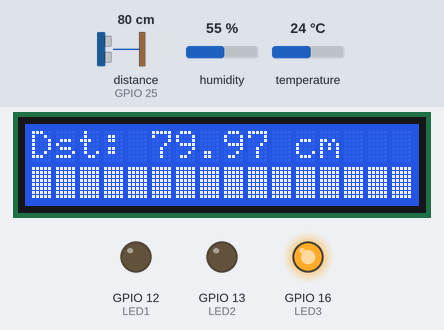
The program below on a simulated Raspberry Pi (BCM pin numbers). On the bench: 16×2 character LCD, output pins drawn as LEDs (lit = HIGH). Inputs (shaded band) come from the test bench; at power-on: distance to the obstacle (sensor on GPIO 25) 80 cm, humidity 55 %, temperature 24 °C. The echo pulse lasts 58.3 µs per cm; threads take turns every 2 ms; the clock reads 2024-03-15 10:24:30 at power-on unless the program sets it; pins used as bus, display or sensor lines are not drawn.

Above: at 3.5 s.
3.6 s: distance to the obstacle (sensor on GPIO 25) set to 2 cm
At 5.2 s:
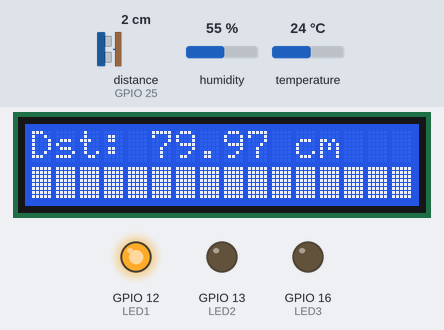
At 7.3 s:
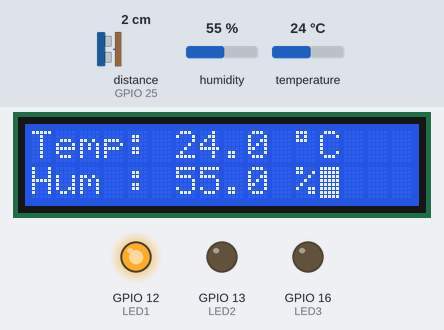
8.0 s: distance to the obstacle (sensor on GPIO 25) set to 4 cm
At 12.1 s:
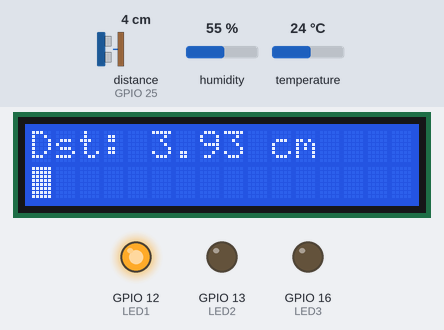
Timing chart, 0 to 13.6 s (numbered marks = the images above; inputs shaded):
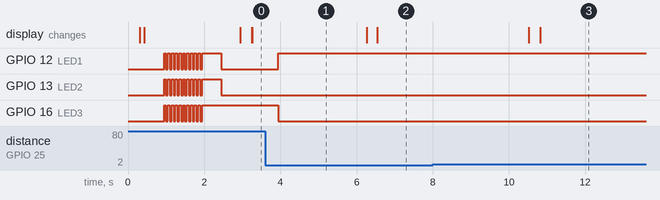

Measured:
- after the input at 3.6 s, GPIO 12 (LED1): LOW → HIGH after 0.35 s; GPIO 16 (LED3): HIGH → LOW after 0.35 s
- after the input at 8.0 s, the display: first differs from a run without the input after 2.8 s (image 3 shows a later state)
- by itself, GPIO 16 (LED3): alternates HIGH for 0.05 s and LOW for 0.05 s, 20 changes in all, then stays HIGH

The program:

4_Temp+Distancia+leds+LCD_amb_barra_v4.py
```python
#############################################################################
# 4_Temp+Distancia+leds+LCD_amb_barra_v4
# modificat:
#	02/10/26 : creació
#   02/10/26 : Per evitar que si el sensor no respon es quedi bloquejat esperant resposta es modifica el codi
#               que envia i rep el puls
#	            Afegim leds segons distancia.
#   05/10/26 : Per verificar que durant una no detecció no es quedi en blocle aturat , en cas que no detecti res o estigui sempre detectant, els led faran pampallugues
#              per això poso un parametre a la funció test_leds que indica quantes panpallugues i frequencia
#               Tampe s'introdueix la funció echo_timeout(estat) per evitar duplicitat de codi en esperes de recpció del pols
#   06/10/26 : Afegim les funcions del LCD per mostrar per pantalla el missatge de distancia.
#   07/10/26 : Integrat tot amb threats. Modificacions de depuració
#   08/10/26 : Afegim un sensor de temperatura. Ara el LCD mostrara la temperatura i l'humitat
#   09/10/26 : Mostra temperatura a linia u i humitat a linia dos
#   11/10/26 : Eliminació de ALFABET i reemplaç per funció que obte el ordinal del ASCII permutant els 4 bis superiors pels inferiors
#   12/10/26 : Afegeixo caracters especials per representar un valor amb una barra horitzontal
#############################################################################

import RPi.GPIO as GPIO
import time
import threading
import Adafruit_DHT

# Definicio de PINS
LED1 = 12
LED2 = 13
LED3 = 16
# del Sensor de distancia
TRIG = 17
ECHO = 25
# Els del LCD
RS = 4
E = 18
D4 = 27
D5 = 22
D6 = 23
D7 = 24
#els de Sensor temperatura DHT11
SENSOR_TEMP = 6
MODEL_DHT = Adafruit_DHT.DHT11

# Configuració dels PINS
GPIO.setmode(GPIO.BCM)
#     dels LEDS i Sensor distància
GPIO.setup([TRIG, LED1, LED2, LED3], GPIO.OUT)
GPIO.setup(ECHO, GPIO.IN)
#     del LCD
GPIO.setwarnings(False)
GPIO.setup([RS,E,D4,D5,D6,D7],GPIO.OUT)
GPIO.output([RS,E,D4,D5,D6,D7], 0)

#definició de temps
durada_puls = 0.00010     # 10 micro segons, funciona amb molts retorns perduts
                          # ho canvio a 50 i va molt millor
durada_timeout_retorn = 0.03      #temp que si se supera es que no es reb el echo

# Variables Globals
# Variable compartida pels dos fils
distancia = -1 #incicialment infinit ( segons el meu codi)
DHT_humitat = 0.0
DHT_temp = 0.0

# Senyal compartit per indicar als fils que han de parar
aturar = threading.Event()


########################################################
#  Funcions per LCD
# Variables per LCD
LCD_PAUSA = 0.001 #LCD_PAUSA = 0.02

###Modificada de l'original que era un array de valors fitxes
#ordre dels bits per aquest LCD: b4,b5,b6,b7,b0,b1,b2,b3
def LCD_alfabet(cQuin_caracter):
    iTemp = ord(cQuin_caracter) #el numero ASCII amb 8 bits, en principi
    cResult = ((iTemp >> 4) & 1, (iTemp >> 5) & 1, (iTemp >> 6) & 1, (iTemp >> 7) & 1, iTemp & 1, (iTemp >> 1) & 1, (iTemp >> 2) & 1, (iTemp >> 3) & 1 )
    return cResult

# Caracters personalitzats per a la barra: codis 0..4 = 1..5 pixel/columna.
CARACTERS_BARRA = (
    (0b00010000, 0b00010000, 0b00010000, 0b00010000,
     0b00010000, 0b00010000, 0b00010000, 0b00010000),  # 1 pixel/columna

    (0b00011000, 0b00011000, 0b00011000, 0b00011000,
     0b00011000, 0b00011000, 0b00011000, 0b00011000),  # 2 pixel/columna

    (0b00011100, 0b00011100, 0b00011100, 0b00011100,
     0b00011100, 0b00011100, 0b00011100, 0b00011100),  # 3 pixel/columna

    (0b00011110, 0b00011110, 0b00011110, 0b00011110,
     0b00011110, 0b00011110, 0b00011110, 0b00011110),  # 4 pixel/columna

    (0b00011111, 0b00011111, 0b00011111, 0b00011111,
     0b00011111, 0b00011111, 0b00011111, 0b00011111)   # 5 pixel/columna
)

def LCD_envia_byte(valor):
    LCD_escriu4bits((valor >> 4) & 1, (valor >> 5) & 1,
                    (valor >> 6) & 1, (valor >> 7) & 1)
    LCD_escriu4bits(valor & 1, (valor >> 1) & 1,
                    (valor >> 2) & 1, (valor >> 3) & 1)
    time.sleep(0.003)

# Escreen els caracter personalitzats a partir de la adreça 0x40 es poden definit fins a vuit
# despres, per invocar-los nomes cal posar el codi del caracter, LCD_envia_byte(0) crida al caracter
# pesonalitzat 0 que es una barra de un pixel i LCD_envia_byte(4) al 4 que es la barra de 5 pixels
def LCD_crea_caracters_barra():
    for numero in range(5):
        #selecciona l'adreça CGRAM del caracter que son a partir de 0x40
        LCD_modecomandament(True)
        LCD_envia_byte(0x40 | (numero * 8)) #els caracters especials començen per la posició 0x40
        for fila in range(8):
            LCD_modecomandament(False)
            LCD_envia_byte(CARACTERS_BARRA[numero][fila])

def LCD_mostra_barra(valor, maxim, quina_linia):
    valor = max(0, min(valor, maxim)) # m'asseguro que el valor estigui en un rang de 0 a max o agafo el maxim de tots
    columnes = int(round((valor / maxim) * 80)) # son 5 columnes(pixel) per 16 caracters. en grups de 5
    LCD_esborra_linia(quina_linia)
    LCD_posiciona_cursor(quina_linia, 0)
    complets, restants = divmod(columnes, 5) # cada caracter son 5 columnes
    LCD_modecomandament(False)
    for _ in range(complets): #mostra els caracters compets que son el 4 ( el de 5 pixel/columna)
        LCD_envia_byte(4)
    if complets < 16 and restants: #el caracter que correspongui a 1.2.3o 4 columnes
        LCD_envia_byte(restants - 1)
        complets += 1
    while complets < 16:   #esborra reste de linia
        LCD_envia_byte(ord(' '))
        complets += 1

def LCD_modecomandament(valor):
    GPIO.output(RS, not(valor) )
    GPIO.output(E, 0)

def LCD_escriu4bits(b1,b2,b3,b4):
     GPIO.output(D4, b1)
     GPIO.output(D5, b2)
     GPIO.output(D6, b3)
     GPIO.output(D7, b4)
     time.sleep(LCD_PAUSA)
     GPIO.output(E, 1)
     GPIO.output(E, 0)
     time.sleep(LCD_PAUSA)

def LCD_escriu_a_fila_u():
     LCD_modecomandament(True)  # El que entrarem sera un comandament
     LCD_escriu4bits(0,0,0,0)   # Es posiciona el cursor a l'inici de la filera 1
     LCD_escriu4bits(0,0,0,0)

def LCD_escriu_a_fila_dos():
     LCD_modecomandament(True) # El que entrarem sera un comandament
     LCD_escriu4bits(0,0,1,1)  # Es posiciona el cursor a l'inici de la filera 2
     LCD_escriu4bits(0,0,0,0)

def LCD_esborra_la_pantalla():
    LCD_modecomandament(True)# El que entrarem sera un comandament
    time.sleep(LCD_PAUSA)
    LCD_escriu4bits(0,0,0,0) # Entrem el primer nibble del comandament esborrar pantalla
    LCD_escriu4bits(1,0,0,0) # Entrem el segon nibble del comandament esborrar pantalla

def LCD_detencio_pantalla():
    LCD_modecomandament(True)# El que entrarem sera un comandament
    LCD_escriu4bits(0,0,0,0) # Entrem el Primer nibble del caracter a LCD_detencio_pantalla
    LCD_escriu4bits(0,0,1,1) # Entrem el Segon nibble del caracter a LCD_detencio_pantalla

def LCD_inicia_pantalla():
   # Seqüència d'inicialització del LCD
   for index in range(3):
        LCD_escriu4bits(1,1,0,0)
   for index in range(2):
        LCD_escriu4bits(0,1,0,0)
   LCD_escriu4bits(1,0,1,1)   # Canvi a la sequencia inicialitzacio per habilitar dues fileres
   LCD_escriu4bits(0,0,0,0)
   LCD_escriu4bits(1,1,1,1)
   LCD_esborra_la_pantalla()

def LCD_envia_dades_al_display(dada):
    LCD_modecomandament(False) # El que entrarem sera un caracter per escriure en pantalla.
    LCD_escriu4bits(dada[0],dada[1],dada[2], dada[3])
    LCD_escriu4bits(dada[4],dada[5], dada[6], dada[7])


## Aquesta es meva
def LCD_envia_Cadena(cadena) :
    comptador = 0
    LCD_esborra_la_pantalla()
    for index in range(len(cadena)):
        if index % 16 == 0:
             if comptador % 2 == 0:
                LCD_esborra_la_pantalla()
                LCD_escriu_a_fila_u()
             else:
                LCD_escriu_a_fila_dos()
             comptador  += 1
        LCD_envia_dades_al_display(LCD_alfabet(cadena[index]))

##/////// Aquestes son meves. No verifico error poso per defecte la 1
#----------------------------------------------------------------------------------
#    Posiciona el cursor del LCD. quina_linia: 1 o 2  columna: de 0 a 15
def LCD_posiciona_cursor(quina_linia, quina_columna):
    if (quina_columna<0) or (quina_columna >15): # per defecte es 0
        quina_columna = 0

    if quina_linia == 2: # Adreça inicial de cada línia Per defecte o valor erroni es la 1
        adreca = 0x40 + quina_columna
    else:
        adreca = 0x00 + quina_columna

    LCD_modecomandament(True)  # El que entrarem sera un comandament

    comanda = 0x80 | adreca
    # Enviar primer els 4 bits de més pes (bits 7..4)
    LCD_escriu4bits(
        (comanda >> 4) & 1,
        (comanda >> 5) & 1,
        (comanda >> 6) & 1,
        (comanda >> 7) & 1
    )

    # Enviar després els 4 bits de menys pes (bits 3..0)
    LCD_escriu4bits(
        (comanda >> 0) & 1,
        (comanda >> 1) & 1,
        (comanda >> 2) & 1,
        (comanda >> 3) & 1
    )

#   Esborra una linia
def LCD_esborra_linia(quina_linia):
    if (quina_linia<1) or ( quina_linia>2):
        quina_linia = 1 # per defecte la 1 en cas de error

    LCD_posiciona_cursor(quina_linia,0)
    for index in range(16):
        LCD_envia_dades_al_display(LCD_alfabet(' '))
    # Torna a posicionar al principi
    LCD_posiciona_cursor(quina_linia,0)


##  Envia una cadena a una linia
def LCD_envia_Cadena_a_linia(cadena, quina_linia):
    if quina_linia == 2:
       LCD_esborra_linia(2)
    else: # per defecte la 1
       LCD_esborra_linia(1)

    for index in range(len(cadena)):
        LCD_envia_dades_al_display(LCD_alfabet(cadena[index]))

#----------------------------------------------------------------------------------


########################################################


#////////////////////////////////////////////////////////////////////////////////////
def echo_timeout (estat) :
    inici = time.time()

    while GPIO.input (ECHO) == estat:
        if time. time() - inici > durada_timeout_retorn:
            return True

    return False
#////////////////////////////////////////////////////////////////////////////////////

#////////////////////////////////////////////////////////////////////////////////////
def fluxe_mesura_distancia():
    global distancia

    while not aturar.is_set():
        limit_temps = False

        # Envia puls
        GPIO.output(TRIG, True)
        time.sleep(durada_puls)
        GPIO.output(TRIG, False)

        # Esperem que ECHO passi de 0 a 1
        if echo_timeout (0) :
            distancia = -1

        else:
            start_time = time.time()

            # Esperem que ECHO passi de 1 a 0
            if echo_timeout (1) :
                distancia = -1

            else:
                end_time = time.time()

                temps_total = end_time - start_time
                distancia = (temps_total * 34300) / 2

        time.sleep(0.1) #mesura cada 100ms
#////////////////////////////////////////////////////////////////////////////////////

#////////////////////////////////////////////////////////////////////////////////////
def fluxe_llums():
    global distancia

    while not aturar.is_set():
        # Actualitza LEDS
        if 0 <= distancia <= 20:
            GPIO.output(LED1, 1)
            GPIO.output(LED2, 0)
            GPIO.output(LED3, 0)

        if 20 < distancia <= 50:
            GPIO.output(LED1, 0)
            GPIO.output(LED2, 1)
            GPIO.output(LED3, 0)

        if 50 < distancia <= 400:
            GPIO.output(LED1, 0)
            GPIO.output(LED2, 0)
            GPIO.output(LED3, 1)

        if distancia > 400: # si no ha pogut mesurar retorna -1
            GPIO.output(LED1, 1)
            GPIO.output(LED2, 1)
            GPIO.output(LED3, 1)

        if distancia < 0: # si no ha pogut mesurar retorna -1
            GPIO.output(LED1, 1)
            GPIO.output(LED2, 1)
            GPIO.output(LED3, 1)

        #time.sleep(0.1) #actualitza cada 100ms
        time.sleep(0.5)
#////////////////////////////////////////////////////////////////////////////////

#////////////////////////////////////////////////////////////////////////////////
def fluxe_mesura_temp():
    global DHT_humitat, DHT_temp

    while not aturar.is_set():
        DHT_humitat, DHT_temp = Adafruit_DHT.read_retry(MODEL_DHT, SENSOR_TEMP)
        #print('Temp={0:0.1f}*  Humidity={1:0.1f}%'.format(DHT_temp, DHT_humitat))
        time.sleep(2)

#////////////////////////////////////////////////////////////////////////////////

#////////////////////////////////////////////////////////////////////////////////
# test de leds
def test_leds(vegades, frequencia):
    LEDs = [LED1, LED2, LED3]

    for i in range(vegades):
        for led in LEDs:
            GPIO.output(led, 1)
        time.sleep(frequencia)

        for led in LEDs:
            GPIO.output(led, 0)
        time.sleep(frequencia)
#////////////////////////////////////////////////////////////////////////////////

#////////////////////////////////////////////////////////////////////////////////
def DHT_inicia():
    global DHT_humitat, DHT_temp
    # femm una primera lectura que normalment es lenta.
    DHT_humitat, DHT_temp = Adafruit_DHT.read_retry(MODEL_DHT, SENSOR_TEMP)
#////////////////////////////////////////////////////////////////////////////////

#/// M A I N ////////////////////////////////////////////////////////////////////
LCD_inicia_pantalla()
LCD_crea_caracters_barra()
LCD_envia_Cadena("Test en marxa...")
DHT_inicia()
test_leds(10, 0.05) #cinc vegades i 0.1 temps

fil_distancia = threading.Thread(target=fluxe_mesura_distancia)
fil_llums = threading.Thread(target=fluxe_llums)
fil_temp = threading.Thread(target=fluxe_mesura_temp)

fil_distancia.start()
fil_llums.start()
fil_temp.start()

try:

    while True:
        # Codi per mostrar distancia al LCD
        time.sleep(1) # es pot posar pass perà llavors el bucle consumirà molta CPU
        if distancia!=-1:
            LCD_envia_Cadena_a_linia(f"Dst: {round(distancia,2)} cm",1 )
            LCD_mostra_barra(distancia, 60, 2) # un maxim de 400 cm suposadament per aquest sensor.
        else:
            LCD_envia_Cadena_a_linia("Dst: ?",1 )
            LCD_envia_Cadena_a_linia("No detecta...",2 )
        time.sleep(3)

        # Codi per mostrar temperatura i humitat
        LCD_envia_Cadena_a_linia(f"Temp: {DHT_temp} "+chr(223)+"C",1)
        LCD_envia_Cadena_a_linia(f"Hum : {DHT_humitat} %",2)
        time.sleep(3)

except KeyboardInterrupt: # Missatge de finalització
    print("Mesura aturada per l'usuari\n       Aturant el programa...")

    aturar.set()       # 1. Avisem els fils

    fil_distancia.join()       # 2. Esperem que acabi el fil 1
    fil_llums.join()       # 3. Esperem que acabi el fil 2
    fil_temp.join()

finally:
    LCD_esborra_la_pantalla()
    LCD_detencio_pantalla()
    GPIO.cleanup()     # 4. Alliberem els GPIO
    print("Programa finalitzat")
```
